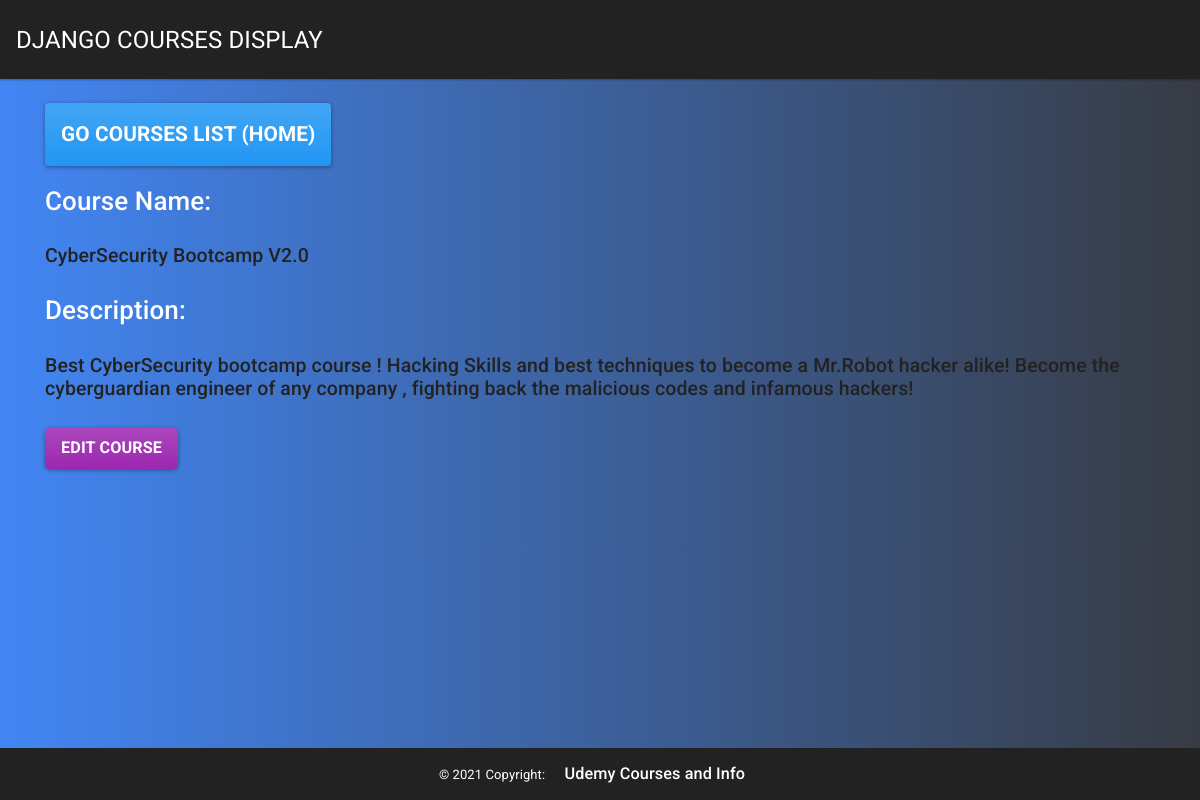
/course/3, run on the app's committed database.
### course_app/models.py (models this page shows, shortened)
class Course(models.Model):
    name = models.CharField(max_length=255)
    desc = models.TextField(default='Type the Course Description Here')
    created_at = models.DateTimeField(auto_now_add=True)
    updated_at = models.DateTimeField(auto_now=True)
    objects = CourseManager()

### course_app/views.py (the view)
# urls.py: path('course/<int:course_id>', view_course),
def view_course(request, course_id):
    thisCourse = Course.objects.get(id=course_id)
    data = {
        "thisCourse": thisCourse
    }
    return render(request, "comments.html", data)

### course_app/templates/comments.html
{% extends "base.html" %} {% block body %}
<a class="btn btn-primary p-3" href="/">Go Courses List (Home)</a>
<br />
<br />
<div>
  <h2>Course Name:</h2>
  <br />
  <h4 class="text-dark">{{ thisCourse.name }}</h4>
  <br />
  <h2>Description:</h2>
  <br />
  <h4 class="text-dark">{{ thisCourse.desc }}</h4>
  <br />
  <a class="btn btn-info btn-lg" href="/">Edit Course</a>
</div>
{% endblock %}

### course_app/static/css/main.css (style rules this page uses)
body { background: #373B44; background: -webkit-linear-gradient(to right, #4286f4, #373B44); background: linear-gradient(to right, #4286f4, #373B44); }
h2 { color: white; }
.btn { font-weight: bold; }
.btn-primary { font-size: 160%; padding: 2%; }

### data on the page
Course: name "CyberSecurity Bootcamp V2.0", desc "Best CyberSecurity bootcamp course ! Hacking Skills and best techniques to become a Mr.Robot hacker alike! Become the cyberguardian engineer of any company , fighting back the malicious codes and infamous hackers!"
